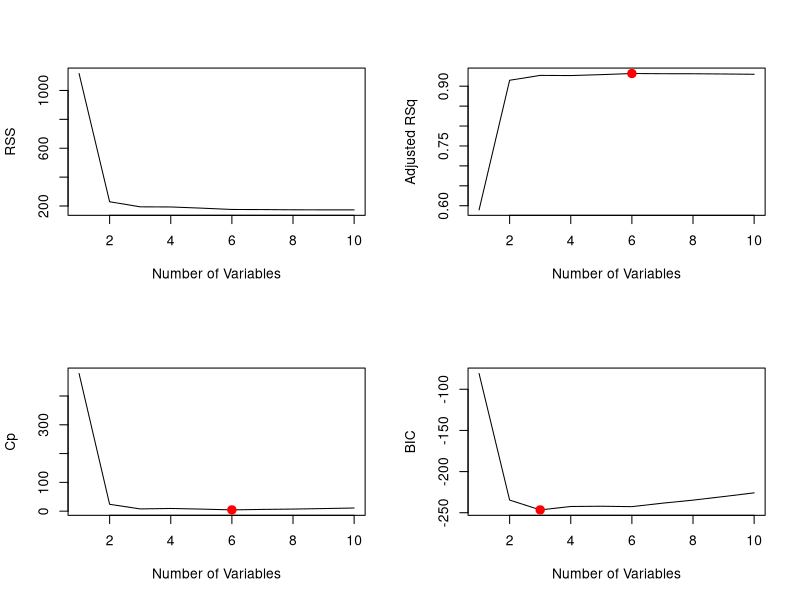
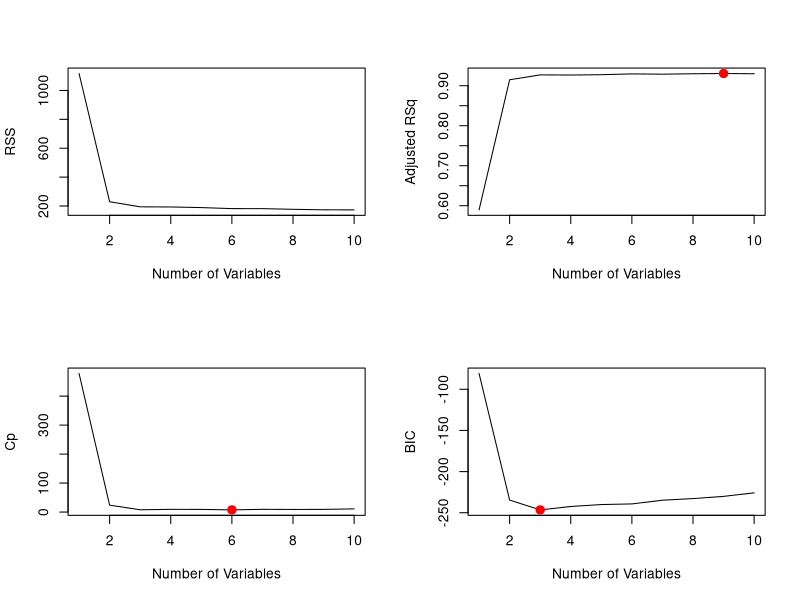
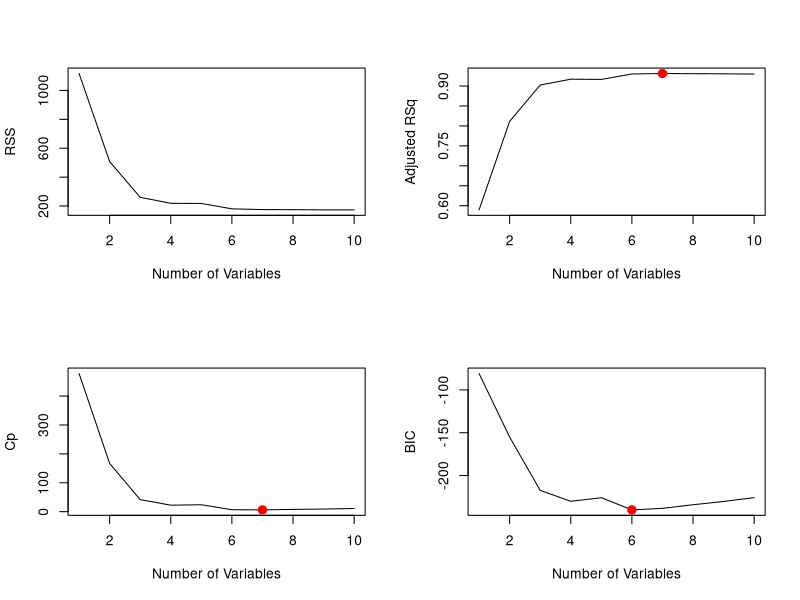
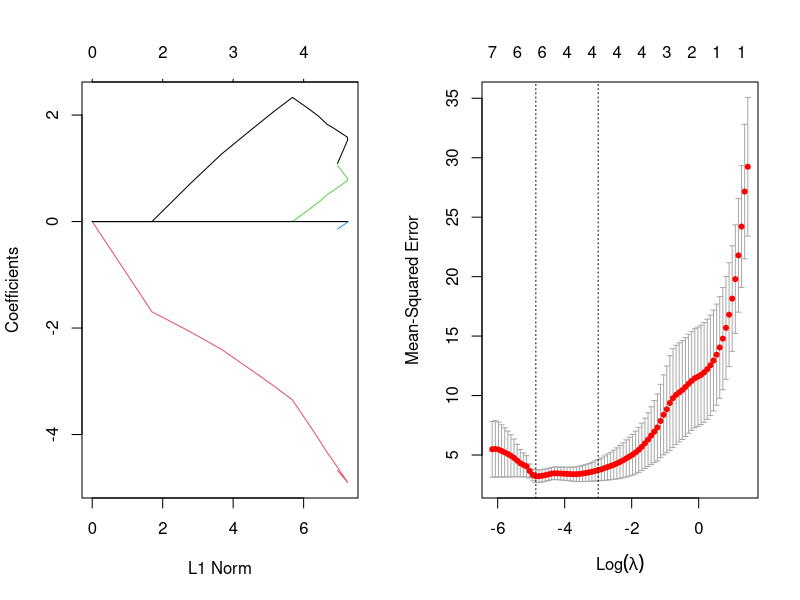
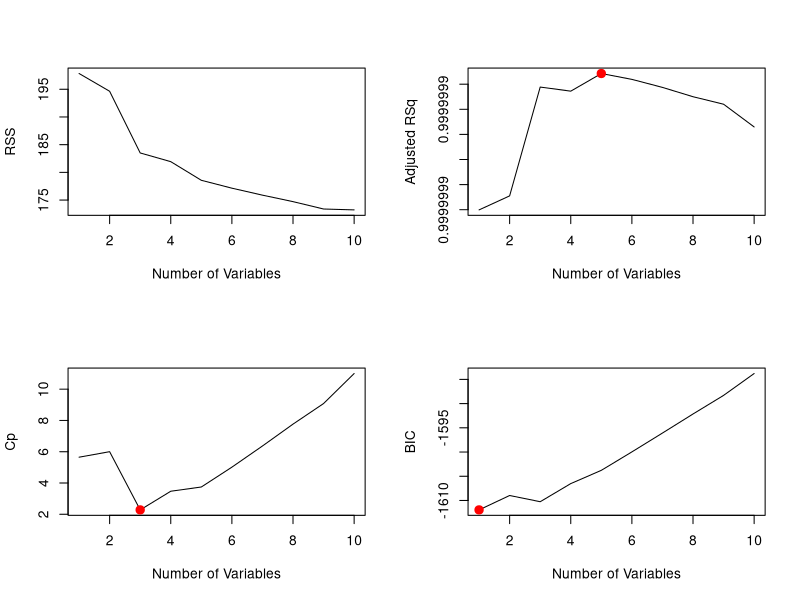
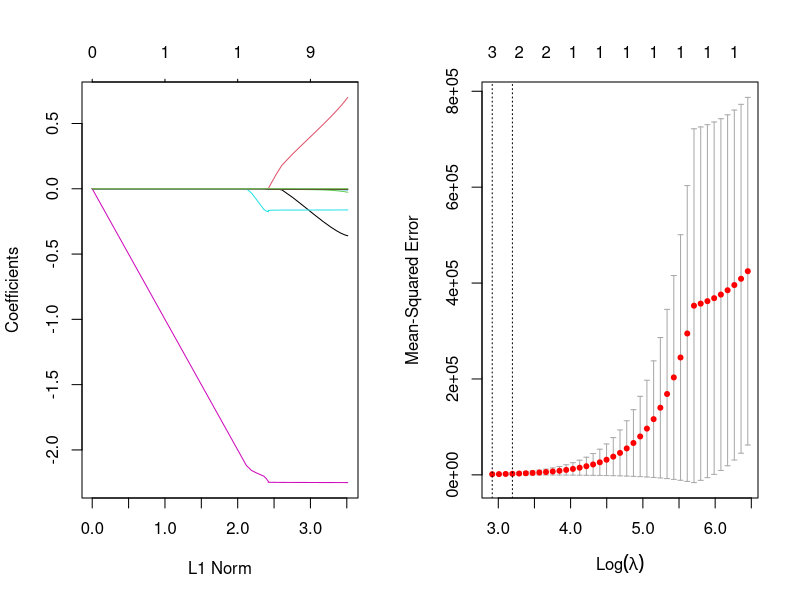
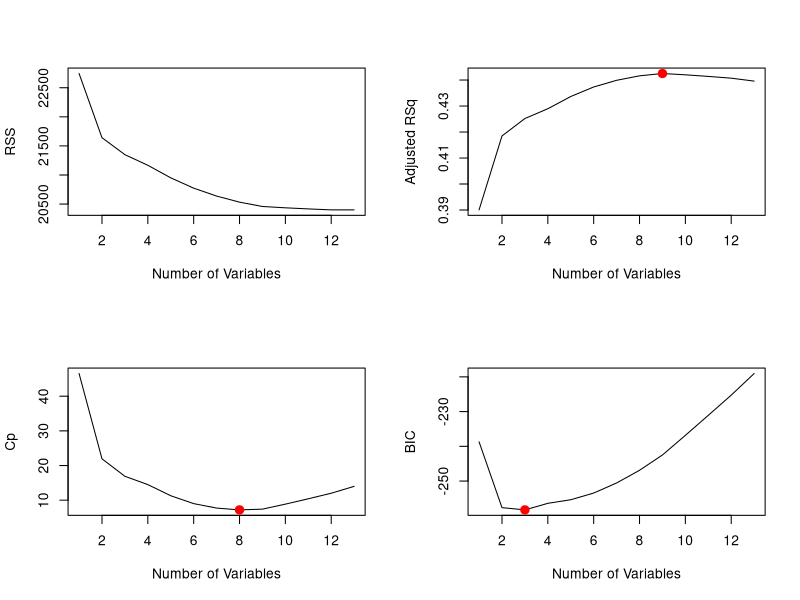

Write the R code that produced these figures, in order. (Note: this script raises an error after producing the figures.)
## ---- chunk 1
knitr::opts_chunk$set(echo = TRUE)
## ---- chunk 2
set.seed(202)

X <- rnorm(100, 
           mean = 1, 
           sd =sqrt(1.25))
e <- rnorm(100,
           mean = 0,
           sd = sqrt(2))
## ---- chunk 3
Y <- X^3 - 5*X^2 + X + 2 + e

df <- data.frame(x = X, x2 = X^2, x3=X^3, y = Y)

head(df)
## ---- chunk 4
library(leaps)

df2 <- data.frame(x = X, 
                 x2 = X^2, 
                 x3 = X^3, 
                 x4 = X^4,
                 x5 = X^5,
                 x6 = X^6,
                 x7 = X^7,
                 x8 = X^8,
                 x9 = X^9,
                 x10 = X^10,
                 y = Y)

regfit.full = regsubsets(y~., data=df2, nvmax = 10)

reg.summary <- summary(regfit.full)
reg.summary

#plots of RSS, Cp, BIC, and adjusted R^2
par(mfrow=c(2,2))
plot(reg.summary$rss, 
     xlab="Number of Variables", 
     ylab="RSS", 
     type="l")

# Model with the highest adjusted R^2
which.max(reg.summary$adjr2)
plot(reg.summary$adjr2,
     xlab="Number of Variables",
     ylab="Adjusted RSq",
     type='l')
points(6,reg.summary$adjr2[6], col="red", cex=2, pch=20)

# Best full model coefficients according to adjusted R^2
coef(regfit.full, 6)

# Model with the lowest Cp
which.min(reg.summary$cp)
plot(reg.summary$cp,
     xlab="Number of Variables",
     ylab="Cp",
     type='l')
points(6,reg.summary$cp[6], col="red", cex=2, pch=20)

# Best full model coefficients according to Cp
coef(regfit.full, 6)

# Model with the lowest bic
which.min(reg.summary$bic)
plot(reg.summary$bic,
     xlab="Number of Variables",
     ylab="BIC",
     type="l")
points(3, reg.summary$bic[3],col="red",cex=2,pch=20)

# Best full model coefficients according to BIC
coef(regfit.full, 3)

## ---- chunk 5
regfit.fwd = regsubsets(y~., data=df2, method = "forward", nvmax = 10)

reg.summary.fwd <- summary(regfit.fwd)
reg.summary.fwd

#plots of RSS, Cp, BIC, and adjusted R^2
par(mfrow=c(2,2))
plot(reg.summary.fwd$rss, 
     xlab="Number of Variables", 
     ylab="RSS", 
     type="l")

# Model with the highest adjusted R^2
which.max(reg.summary.fwd$adjr2)
plot(reg.summary.fwd$adjr2,
     xlab="Number of Variables",
     ylab="Adjusted RSq",
     type='l')
points(9,reg.summary.fwd$adjr2[9], col="red", cex=2, pch=20)

# Best forward model coefficients according to adjusted R^2
coef(regfit.fwd, 9)

# Model with the lowest Cp
which.min(reg.summary.fwd$cp)
plot(reg.summary.fwd$cp,
     xlab="Number of Variables",
     ylab="Cp",
     type='l')
points(6,reg.summary.fwd$cp[6], col="red", cex=2, pch=20)

# Best forward model coefficients according to Cp
coef(regfit.fwd, 6)

# Model with the lowest bic
which.min(reg.summary.fwd$bic)
plot(reg.summary.fwd$bic,
     xlab="Number of Variables",
     ylab="BIC",
     type="l")
points(3, reg.summary.fwd$bic[3],col="red",cex=2,pch=20)


# Best forward model coefficients according to BIC
coef(regfit.fwd, 3)

## ---- chunk 6
regfit.bkw = regsubsets(y~., data=df2, method = "backward", nvmax = 10)

reg.summary.bkw <- summary(regfit.bkw)
reg.summary.bkw

#plots of RSS, Cp, BIC, and adjusted R^2
par(mfrow=c(2,2))
plot(reg.summary.bkw$rss, 
     xlab="Number of Variables", 
     ylab="RSS", 
     type="l")

# Model with the highest adjusted R^2
which.max(reg.summary.bkw$adjr2)
plot(reg.summary.bkw$adjr2,
     xlab="Number of Variables",
     ylab="Adjusted RSq",
     type='l')
points(7,reg.summary.bkw$adjr2[7], col="red", cex=2, pch=20)

# Best backward model coefficients according to adjusted R^2
coef(regfit.bkw, 7)

# Model with the lowest Cp
which.min(reg.summary.bkw$cp)
plot(reg.summary.bkw$cp,
     xlab="Number of Variables",
     ylab="Cp",
     type='l')
points(7,reg.summary.bkw$cp[7], col="red", cex=2, pch=20)

# Best backward model coefficients according to Cp
coef(regfit.bkw, 7)

# Model with the lowest BIC
which.min(reg.summary.bkw$bic)
plot(reg.summary.bkw$bic,
     xlab="Number of Variables",
     ylab="BIC",
     type="l")
points(6, reg.summary.bkw$bic[6],col="red",cex=2,pch=20)


# Best backward model coefficients according to BIC
coef(regfit.bkw, 6)
## ---- chunk 7
library(tidyverse)
# Create matrix of predictors
x <- model.matrix(y~.,df2)[,-1]
y <- df2['y'] %>% as_vector()

# train/test split
set.seed(1)
train <- sample(c(TRUE,FALSE), nrow(x), rep=TRUE)
test <- (!train)

# Grid of lambda values to try
grid <- 10^seq(10,-2,length=100)

library(glmnet)
lasso.mod = glmnet(x[train,],y[train],alpha=1, lambda=grid)

# plot of the coefficient reduction with increasing l2 norm
par(mfrow=c(1,2))
plot(lasso.mod)

# cross-validation to find the optimal lambda
set.seed(1)
cv.out <- cv.glmnet(x[train,],y[train],alpha=1)

#Plot of cross-validation error 
plot(cv.out)

# best lambda after cross-validation
bestlam <- cv.out$lambda.min
bestlam

# Prediction on test set and estimated MSE
lasso.pred <- predict(lasso.mod,s=bestlam,newx = x[test,])
mean((lasso.pred-y[test])^2)

# Resulting coefficients are sparse
out <- glmnet(x,y,alpha=1,lambda=grid)
lasso.coef <- predict(out,type='coefficients',s=bestlam)[1:11,]
lasso.coef

# Removal of coefficients that have been reduced to 0
lasso.coef[lasso.coef!=0]
## ---- chunk 8
Y2 <- 3.5 - 2.33 * X^7 + e

df3 <- data.frame(x = X, 
                 x2 = X^2, 
                 x3 = X^3, 
                 x4 = X^4,
                 x5 = X^5,
                 x6 = X^6,
                 x7 = X^7,
                 x8 = X^8,
                 x9 = X^9,
                 x10 = X^10,
                 y = Y2) 

######################################
##       BEST SUBSET SELECTION      ##
######################################

regfit.full = regsubsets(y~., data=df3, nvmax = 10)

reg.summary <- summary(regfit.full)
reg.summary

#plots of RSS, Cp, BIC, and adjusted R^2
par(mfrow=c(2,2))
plot(reg.summary$rss, 
     xlab="Number of Variables", 
     ylab="RSS", 
     type="l")

# Model with the highest adjusted R^2
which.max(reg.summary$adjr2)
plot(reg.summary$adjr2,
     xlab="Number of Variables",
     ylab="Adjusted RSq",
     type='l')
points(5,reg.summary$adjr2[5], col="red", cex=2, pch=20)

# Best full model coefficients according to adjusted R^2
coef(regfit.full, 5)

# Model with the lowest Cp
which.min(reg.summary$cp)
plot(reg.summary$cp,
     xlab="Number of Variables",
     ylab="Cp",
     type='l')
points(3,reg.summary$cp[3], col="red", cex=2, pch=20)


# Best full model coefficients according to Cp
coef(regfit.full, 3)


# Model with the lowest bic
which.min(reg.summary$bic)
plot(reg.summary$bic,
     xlab="Number of Variables",
     ylab="BIC",
     type="l")
points(1, reg.summary$bic[1],col="red",cex=2,pch=20)


# Best full model coefficients according to BIC
coef(regfit.full, 1)


######################################
##             THE LASSO            ##
######################################

# Create matrix of predictors
x <- model.matrix(y~.,df3)[,-1]
y <- df3['y'] %>% as_vector()

# train/test split
set.seed(1)
train <- sample(c(TRUE,FALSE), nrow(x), rep=TRUE)
test <- (!train)

# Grid of lambda values to try
grid <- 10^seq(10,-2,length=100)

lasso.mod = glmnet(x[train,],y[train],alpha=1, lambda=grid)

par(mfrow=c(1,2))
# plot of the coefficient reduction with increasing l2 norm
plot(lasso.mod)

# cross-validation to find the optimal lambda
set.seed(1)
cv.out <- cv.glmnet(x[train,],y[train],alpha=1)

#Plot of cross-validation error 
plot(cv.out)

# best lambda after cross-validation
bestlam <- cv.out$lambda.min
bestlam

# Prediction on test set and estimated MSE
lasso.pred <- predict(lasso.mod,s=bestlam,newx = x[test,])
mean((lasso.pred-y[test])^2)

# Resulting coefficients are sparse
out <- glmnet(x,y,alpha=1,lambda=grid)
lasso.coef <- predict(out,type='coefficients',s=bestlam)[1:11,]
lasso.coef

# Removal of coefficients that have been reduced to 0
lasso.coef[lasso.coef!=0]
## ---- chunk 9
library(MASS)

# List of variable in the Boston Dataset
names(Boston)
## ---- chunk 10
######################################
##       BEST SUBSET SELECTION      ##
######################################

regfit.full = regsubsets(crim~., data=Boston, nvmax = 13)

reg.summary <- summary(regfit.full)
reg.summary

#plots of RSS, Cp, BIC, and adjusted R^2
par(mfrow=c(2,2))
plot(reg.summary$rss, 
     xlab="Number of Variables", 
     ylab="RSS", 
     type="l")

# Model with the highest adjusted R^2
which.max(reg.summary$adjr2)
plot(reg.summary$adjr2,
     xlab="Number of Variables",
     ylab="Adjusted RSq",
     type='l')
points(9,reg.summary$adjr2[9], col="red", cex=2, pch=20)

# Best full model coefficients according to adjusted R^2
coef(regfit.full, 9)

# Model with the lowest Cp
which.min(reg.summary$cp)
plot(reg.summary$cp,
     xlab="Number of Variables",
     ylab="Cp",
     type='l')
points(8,reg.summary$cp[8], col="red", cex=2, pch=20)


# Best full model coefficients according to Cp
coef(regfit.full, 8)


# Model with the lowest bic
which.min(reg.summary$bic)
plot(reg.summary$bic,
     xlab="Number of Variables",
     ylab="BIC",
     type="l")
points(3, reg.summary$bic[3],col="red",cex=2,pch=20)


# Best full model coefficients according to BIC
coef(regfit.full, 3)

# BEST SUBSET CROSS-VALIDATION
predict.regsubsets <- function(object, newdata, id, ...){
  form <- as.formula(object$call[[2]])
  mat <- model.matrix(form, newdata)
  coefi <- coef(object, id=id)
  xvars <- names(coefi)
  mat[,xvars] %*% coefi
}

# 10 fold cross-validation
k <- 10
set.seed(1)

folds <- sample(1:k, nrow(Boston), replace = TRUE)
cv.errors <- matrix(NA, k, 13, dimnames = list(NULL, paste(1:13)))


for (j in 1:k){
  best.fit <- regsubsets(crim~., data = Boston[folds!=j,],nvmax=13)
  
  for (i in 1:13){
    pred <- predict.regsubsets(best.fit, Boston[folds==j, ], id=i)
    cv.errors[j,i] <- mean( (Boston$crim[folds==j]-pred)^2)
  }
}


# Lowest CV MSE for Best Subset Test error
mean.cv.errors <- apply(cv.errors, 2, mean)
min(mean.cv.errors)

par(mfrow=c(1,1))
plot(mean.cv.errors, type='b')


######################################
##         RIDGE REGRESSION         ##
######################################

x <- model.matrix(crim~.,Boston)[,-1]
y <- Boston$crim


grid <- 10^seq(10,-2,length=100)

ridge.mod <- glmnet(x,y,alpha=0,lambda=grid)

# CROSS-VALIDATION ON RIDGE REGRESSION
# Estimating the test error using random subsets to split the data
set.seed(1)
train <- sample(1:nrow(x), nrow(x)/2)
test <- (-train)
y.test <- y[test]

# Built in cross validation function
cv.out <- cv.glmnet(x[train,],y[train],alpha=0)
plot(cv.out)

# The lambda the results in the smallest cross-validation error
bestlam <- cv.out$lambda.min
bestlam

# MSE from ridge regression
ridge.pred <- predict(ridge.mod, s=bestlam, newx = x[test,])
mean((ridge.pred-y.test)^2)

# Refit the regression on the full dataset using the best lambda
out <- glmnet(x,y,alpha=0)

# Coefficients of the best ridge regression fit
predict(out, type='coefficients',s=bestlam)[1:14,]



######################################
##             THE LASSO            ##
######################################

lasso.mod = glmnet(x[train,],y[train],alpha=1, lambda=grid)

par(mfrow=c(1,2))
# plot of the coefficient reduction with increasing l2 norm
plot(lasso.mod)

# cross-validation to find the optimal lambda
set.seed(1)
cv.out <- cv.glmnet(x[train,],y[train],alpha=1)

#Plot of cross-validation error 
plot(cv.out)

# best lambda after cross-validation
bestlam <- cv.out$lambda.min
bestlam

# Prediction on test set and estimated MSE
lasso.pred <- predict(lasso.mod,s=bestlam,newx = x[test,])
mean((lasso.pred-y[test])^2)

# Resulting coefficients are sparse
out <- glmnet(x,y,alpha=1,lambda=grid)
lasso.coef <- predict(out,type='coefficients',s=bestlam)[1:14,]
lasso.coef

# Removal of coefficients that have been reduced to 0
lasso.coef[lasso.coef!=0]



######################################
##  PRINCIPAL COMPONENT REGRESSION  ##
######################################

library(pls)
set.seed(2)
par(mfrow=c(1,1))

pcr.fit <- pcr(crim~.,data=Boston,scale=TRUE,validation="CV")

summary(pcr.fit)

validationplot(pcr.fit, val.type = "MSEP")

#PCR on training data evaluating the test set performance
set.seed(1)
pcr.fit <- pcr(crim~., 
               data=Boston, 
               subset=train, 
               scale=TRUE, 
               validation="CV")


validationplot(pcr.fit,val.type = "MSEP")

pcr.pred <- predict(pcr.fit, x[test,],ncomp=13)
mean((pcr.pred-y.test)^2)

pcr.fit <-  pcr(y~x, scale=TRUE,ncomp=13)
summary(pcr.fit)
